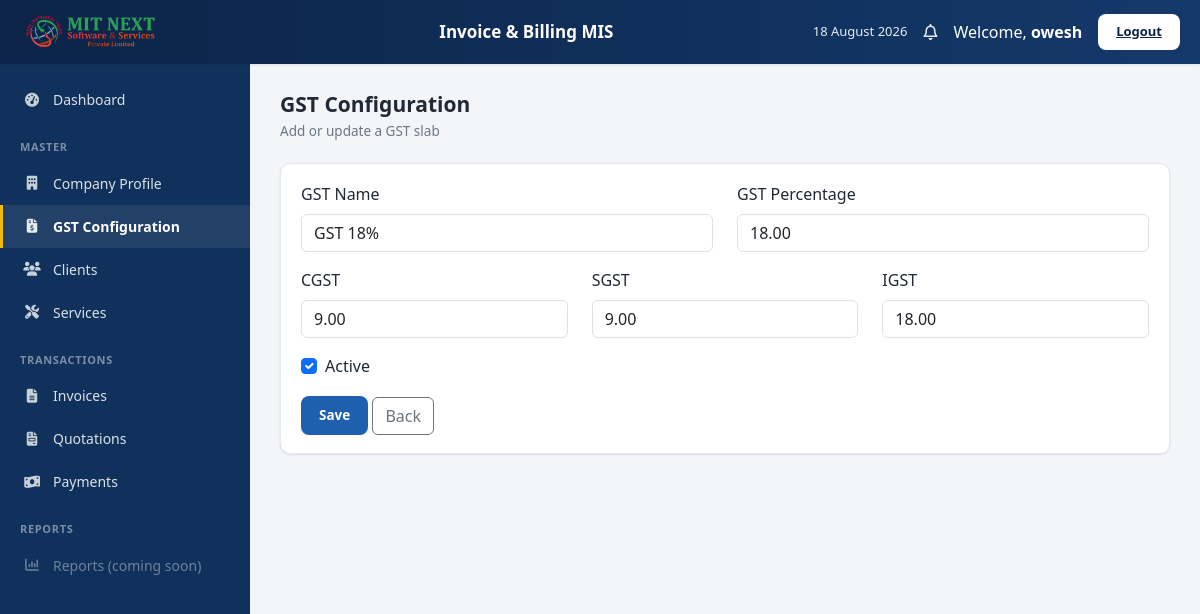
The page /master/gst/edit/1/ (signed in) on the database its author committed.
### master/models.py (models this page shows, shortened)
class GstConfiguration(models.Model):
    gst_name = models.CharField(max_length=50)
    gst_percentage = models.DecimalField(max_digits=5, decimal_places=2)
    cgst = models.DecimalField(max_digits=5, decimal_places=2)
    sgst = models.DecimalField(max_digits=5, decimal_places=2)
    igst = models.DecimalField(max_digits=5, decimal_places=2)
    is_active = models.BooleanField(default=True)
    created_at = models.DateTimeField(auto_now_add=True)

### master/views.py (the view)
@login_required
def edit_gst(request, pk):
    gst = get_object_or_404(GstConfiguration, pk=pk)
    form = GstConfigurationForm(
        request.POST or None,
        instance=gst
    )
    if form.is_valid():
        form.save()
        messages.success(request, "GST Updated.")
        return redirect("gst_list")
    return render(request,
                  "master/gst_form.html",
                  {"form": form})

### master/forms.py
class GstConfigurationForm(forms.ModelForm):
    class Meta:
        model = GstConfiguration
        fields = "__all__"
        widgets = {
            "gst_name": forms.TextInput(attrs={"class": "form-control"}),
            "gst_percentage": forms.NumberInput(attrs={"class": "form-control"}),
            "cgst": forms.NumberInput(attrs={"class": "form-control"}),
            "sgst": forms.NumberInput(attrs={"class": "form-control"}),
            "igst": forms.NumberInput(attrs={"class": "form-control"}),
            "is_active": forms.CheckboxInput(attrs={"class": "form-check-input"}),
        }

### master/templates/master/gst_form.html (shortened to what this page needs)
{% extends "layout/app_shell.html" %}
{% block content %}
<div class="page-heading">
    <h2>GST Configuration</h2>
    <p>Add or update a GST slab</p>
</div>
<div class="shell-card">
    <div class="shell-card-body">
        <form method="POST">
            <div class="row">
                <div class="col-md-6 mb-3">
                    <label class="form-label">GST Name</label>
                    {{ form.gst_name }}
                </div>
                <div class="col-md-6 mb-3">
                    <label class="form-label">GST Percentage</label>
                    {{ form.gst_percentage }}
                </div>
                <div class="col-md-4 mb-3">
                    <label class="form-label">CGST</label>
                    {{ form.cgst }}
                </div>
                <div class="col-md-4 mb-3">
                    <label class="form-label">SGST</label>
                    {{ form.sgst }}
                </div>
                <div class="col-md-4 mb-3">
                    <label class="form-label">IGST</label>
                    {{ form.igst }}
                </div>
                <div class="col-md-12 mb-3">
                    <div class="form-check">
                        {{ form.is_active }}
                        <label class="form-check-label">Active</label>
                    </div>
                </div>
            </div>
            <button type="submit" class="btn-shell-primary">Save</button>
            <a href="{% url 'gst_list' %}" class="btn btn-outline-secondary"
               hx-get="{% url 'gst_list' %}" hx-select="#main-content" hx-target="#main-content"
               hx-swap="outerHTML" hx-push-url="true">
                Back
            </a>
        </form>
    </div>
</div>
{% endblock %}

### accounts/templates/layout/app_shell.html (shortened to what this page needs)
{% load static %}
<!DOCTYPE html>
<html lang="en">
<head>
    <link href="https://cdn.jsdelivr.net/npm/bootstrap@5.3.7/dist/css/bootstrap.min.css" rel="stylesheet">
    <link rel="stylesheet" href="https://cdnjs.cloudflare.com/ajax/libs/font-awesome/6.7.2/css/all.min.css">
    <link rel="stylesheet" href="{% static 'css/app-shell.css' %}">
</head>
<body class="shell-body">
<header class="shell-header">
    <div class="brand">
        <div class="logo1"><img src="../static/images/logo1.png" alt=""></div>
    </div>
    <div class="app-name">
        <div class="main">Invoice &amp; Billing MIS</div>
    </div>
    <div class="header-right">
        <span class="header-date" id="shell-header-date"></span>
        <span class="bell-icon"><i class="fa-regular fa-bell"></i></span>
        <span>Welcome, <b>{{ request.user.username }}</b></span>
        <a href="{% url 'logout' %}" class="btn-logout">Logout</a>
    </div>
</header>
<aside class="shell-sidebar" id="shell-sidebar">
    <a href="{% url 'dashboard' %}"
       class="side-link {% if request.resolver_match.url_name == 'dashboard' %}active{% endif %}"
       hx-get="{% url 'dashboard' %}" hx-select="#main-content" hx-target="#main-content"
       hx-swap="outerHTML" hx-push-url="true">
    </a>
    <div class="side-section-title">Master</div>
    <a href="{% url 'company_profile' %}"
       class="side-link {% if request.resolver_match.url_name in 'company_profile,edit_company' %}active{% endif %}"
       hx-get="{% url 'company_profile' %}" hx-select="#main-content" hx-target="#main-content"
       hx-swap="outerHTML" hx-push-url="true">
        <i class="fa-solid fa-building"></i> Company Profile
    </a>
    <a href="{% url 'gst_list' %}"
       class="side-link {% if 'gst' in request.resolver_match.url_name %}active{% endif %}"
       hx-get="{% url 'gst_list' %}" hx-select="#main-content" hx-target="#main-content"
       hx-swap="outerHTML" hx-push-url="true">
        <i class="fa-solid fa-file-invoice-dollar"></i> GST Configuration
    </a>
    <a href="{% url 'client_list' %}"
       class="side-link {% if 'client' in request.resolver_match.url_name %}active{% endif %}"
       hx-get="{% url 'client_list' %}" hx-select="#main-content" hx-target="#main-content"
       hx-swap="outerHTML" hx-push-url="true">
        <i class="fa-solid fa-users"></i> Clients
    </a>
    <a href="{% url 'service_list' %}"
       class="side-link {% if 'service' in request.resolver_match.url_name %}active{% endif %}"
       hx-get="{% url 'service_list' %}" hx-select="#main-content" hx-target="#main-content"
       hx-swap="outerHTML" hx-push-url="true">
        <i class="fa-solid fa-screwdriver-wrench"></i> Services
    </a>
    <div class="side-section-title">Transactions</div>
    <a href="{% url 'invoice_list' %}"
       class="side-link {% if 'invoice' in request.resolver_match.url_name %}active{% endif %}"
       hx-get="{% url 'invoice_list' %}" hx-select="#main-content" hx-target="#main-content"
       hx-swap="outerHTML" hx-push-url="true">
        <i class="fa-solid fa-file-lines"></i> Invoices
    </a>
    <a href="{% url 'quotation_list' %}"
       class="side-link {% if 'quotation' in request.resolver_match.url_name %}active{% endif %}"
       hx-get="{% url 'quotation_list' %}" hx-select="#main-content" hx-target="#main-content"
       hx-swap="outerHTML" hx-push-url="true">
        <i class="fa-solid fa-file-invoice"></i> Quotations
    </a>
    <a href="{% url 'payment_list' %}"
       class="side-link {% if 'payment' in request.resolver_match.url_name %}active{% endif %}"
       hx-get="{% url 'payment_list' %}" hx-select="#main-content" hx-target="#main-content"
       hx-swap="outerHTML" hx-push-url="true">
        <i class="fa-solid fa-money-bill-wave"></i> Payments
    </a>
    <div class="side-section-title">Reports</div>
    <div class="side-link" style="opacity:0.45; cursor:not-allowed;" title="Reports module not yet built on the backend">
        <i class="fa-solid fa-chart-column"></i> Reports (coming soon)
    </div>
</aside>
<div class="shell-main-wrap">
    <div id="main-content">
        {% block content %}{% endblock %}
    </div>
</div>
</body>
</html>

### static/css/app-shell.css (style rules this page uses)
:root { --navy-900: #0b2447; --navy-800: #10315b; --navy-700: #14396b; --navy-600: #1a4680; --accent-blue: #1e5fb0; --accent-blue-hover: #174a8a; --accent-yellow: #f2b90f; --bg-light: #f3f5f8; --card-bg: #ffffff; --border-light: #e3e7ee; --text-muted: #6b7685; --text-dark: #1f2937; --success: #1f9d55; --danger: #d9414d; --radius: 10px; --shadow-sm: 0 1px 3px rgba(16, 24, 40, 0.06), 0 1px 2px rgba(16, 24, 40, 0.04); --shadow-md: 0 4px 14px rgba(16, 24, 40, 0.08); }
* { box-sizing: border-box; }
body.shell-body { margin: 0; background: var(--bg-light); color: var(--text-dark); font-family: "Segoe UI", -apple-system, BlinkMacSystemFont, Roboto, Arial, sans-serif; }
.shell-header { position: fixed; top: 0; left: 0; right: 0; height: 64px; background: linear-gradient(90deg, var(--navy-900), var(--navy-700)); display: flex; align-items: center; justify-content: space-between; padding: 0 20px; z-index: 1000; box-shadow: var(--shadow-sm); }
.shell-header .brand { display: flex; align-items: center; gap: 12px; color: #fff; min-width: 220px; }
.shell-header .app-name { color: #fff; text-align: center; flex: 1; }
.shell-header .app-name .main { font-weight: 700; font-size: 17px; }
.shell-header .header-right { display: flex; align-items: center; gap: 16px; color: #fff; }
.shell-header .header-right .header-date { font-size: 13px; opacity: 0.9; }
.shell-header .header-right .bell-icon { position: relative; font-size: 16px; cursor: pointer; opacity: 0.9; }
.shell-header .btn-logout { background: #fff; color: var(--navy-900); border: none; padding: 8px 18px; border-radius: 8px; font-weight: 600; font-size: 13px; cursor: pointer; transition: transform 0.15s ease, box-shadow 0.15s ease; }
.shell-sidebar { position: fixed; top: 64px; left: 0; bottom: 0; width: 250px; background: var(--navy-800); overflow-y: auto; padding: 14px 0 30px; z-index: 900; transition: transform 0.25s ease; }
.side-link { display: flex; align-items: center; gap: 12px; padding: 11px 20px; color: rgba(255,255,255,0.85); text-decoration: none; font-size: 14px; border-left: 3px solid transparent; transition: background 0.15s ease, border-color 0.15s ease; cursor: pointer; }
.side-link i { width: 18px; text-align: center; opacity: 0.9; }
.side-link.active { background: rgba(255,255,255,0.08); border-left-color: var(--accent-yellow); color: #fff; font-weight: 600; }
.side-section-title { padding: 18px 20px 6px; font-size: 11px; letter-spacing: 0.06em; color: rgba(255,255,255,0.45); font-weight: 700; text-transform: uppercase; }
.shell-main-wrap { margin-left: 250px; padding-top: 64px; min-height: 100vh; }
#main-content { padding: 28px 30px 60px; animation: contentIn 0.25s ease; }
.page-heading { margin-bottom: 22px; }
.page-heading h2 { font-size: 21px; font-weight: 700; margin: 0 0 4px; color: var(--text-dark); }
.page-heading p { color: var(--text-muted); font-size: 13.5px; margin: 0; }
.stat-card, .shell-card { background: var(--card-bg); border-radius: var(--radius); border: 1px solid var(--border-light); box-shadow: var(--shadow-sm); transition: box-shadow 0.2s ease, transform 0.2s ease; }
.shell-card-body { padding: 18px 20px; }
.btn-shell-primary { background: var(--accent-blue); color: #fff; border: none; padding: 9px 18px; border-radius: 8px; font-weight: 600; font-size: 13.5px; transition: background 0.15s ease, transform 0.1s ease; cursor: pointer; }
.logo1 { width: 140px; height: 140px; display: flex; align-items: center; justify-content: center; flex-shrink: 0; overflow: hidden; }
.logo1 img { width: 150px; height: 140px; max-width: 150px; max-height: 140px; object-fit: contain; display: block; }

### rows shown on the page
GstConfiguration: gst_name "GST 18%", gst_percentage "18.00", cgst "9.00", sgst "9.00", igst "18.00", is_active "☑"

### other values the page prints
{{ request.user.username }} "owesh"
